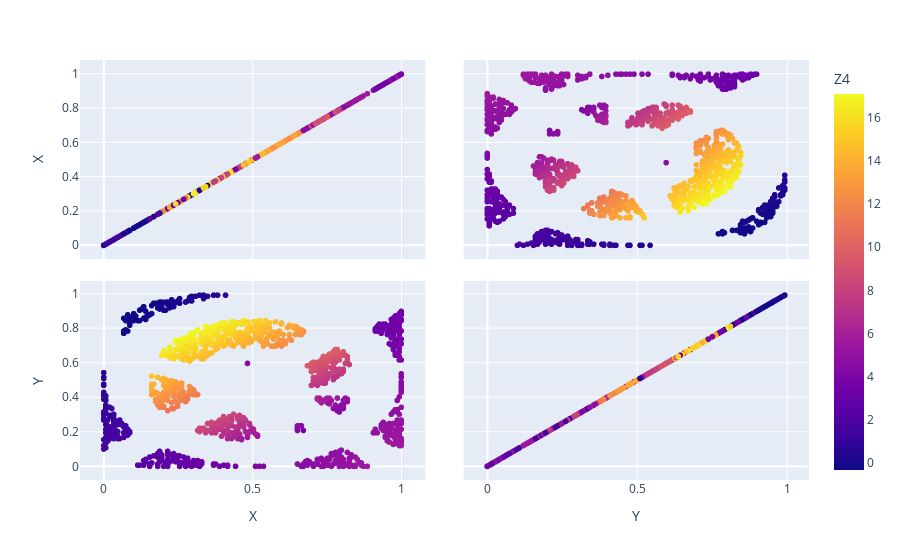

The code cell stored with this chart in its notebook:
### Code cell
fig = px.scatter_matrix(df_test,
    dimensions=['X','Y'],
    color=select_name_Z)
fig.show()

### Figure 1 — Plotly figure (JSON) as saved in the notebook; plotly's stock layout.template omitted (floating-point values rounded to 4 significant figures; data arrays with more than 128 entries replaced by an {"elided": "..."} marker saying what was removed)
{"data": [{"dimensions": [{"axis": {"matches": true}, "label": "X", "values": {"elided": "1071 float values"}}, {"axis": {"matches": true}, "label": "Y", "values": {"elided": "1071 float values"}}], "hovertemplate": "%{xaxis.title.text}=%{x}<br>%{yaxis.title.text}=%{y}<br>Z4=%{marker.color}<extra></extra>", "legendgroup": "", "marker": {"color": {"elided": "1071 float values"}, "coloraxis": "coloraxis", "symbol": "circle"}, "name": "", "showlegend": false, "type": "splom"}], "layout": {"coloraxis": {"colorbar": {"title": {"text": "Z4"}}, "colorscale": [[0, "#0d0887"], [0.1111, "#46039f"], [0.2222, "#7201a8"], [0.3333, "#9c179e"], [0.4444, "#bd3786"], [0.5556, "#d8576b"], [0.6667, "#ed7953"], [0.7778, "#fb9f3a"], [0.8889, "#fdca26"], [1, "#f0f921"]]}, "dragmode": "select", "legend": {"tracegroupgap": 0}, "margin": {"t": 60}}}
